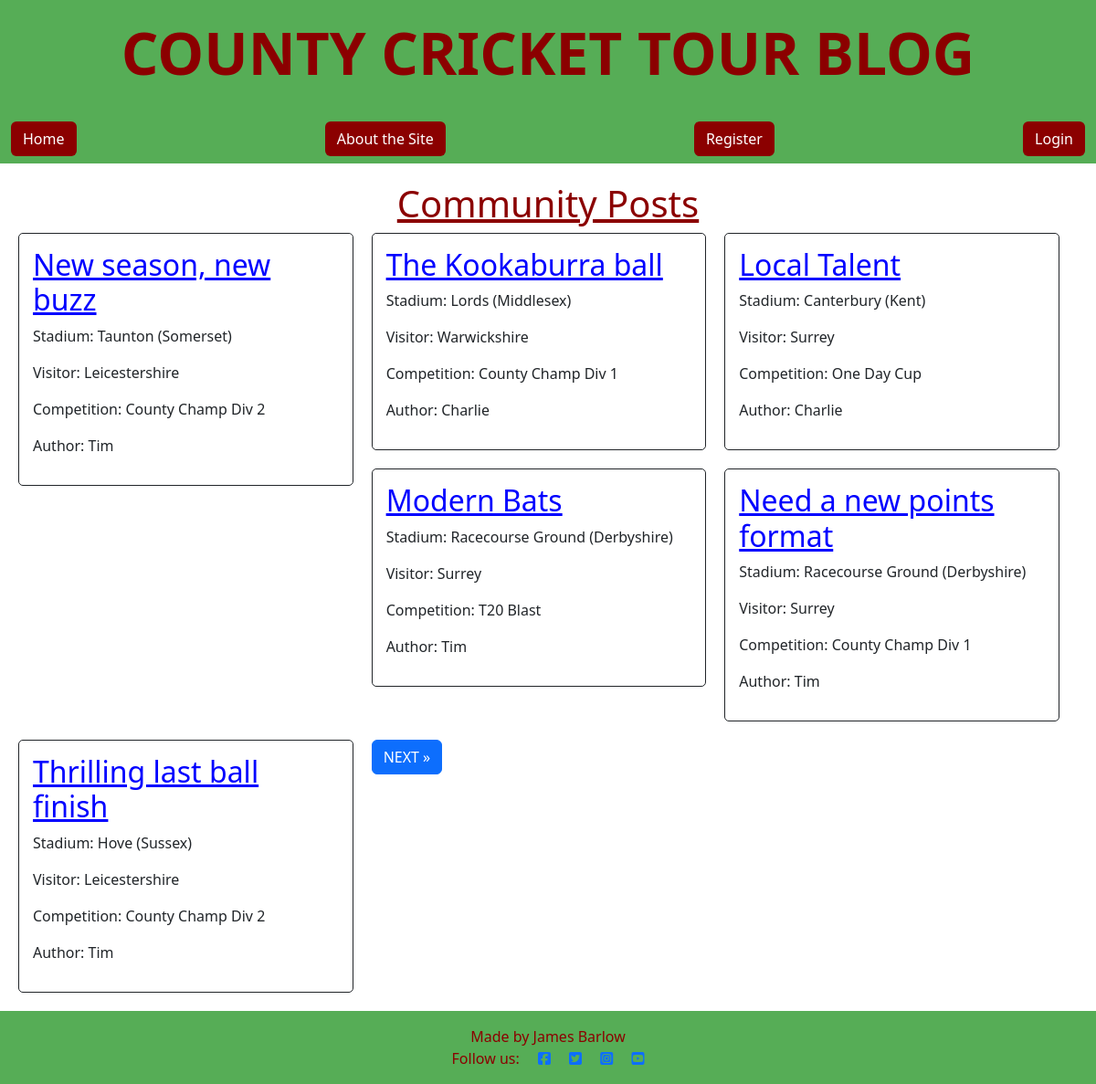
The page / on the database its author committed.
### blog/models.py (models this page shows, shortened)
class Post(models.Model):
    title = models.CharField(max_length=200, unique=True)
    slug = AutoSlugField(populate_from='title', unique=True)
    author = models.ForeignKey(
        User, on_delete=models.CASCADE, related_name="blog_posts"
    )
    stadium = models.CharField(
        max_length=50,
        choices=STADIUM_CHOICES,
        default='Lords'
    )
    visitor = models.CharField(
        max_length=50,
        choices=VISITORS_CHOICES,
        default='Surrey'
    )
    competition = models.CharField(
        max_length=20,
        choices=COMPETITION_CHOICES,
        default='County Champ Div 1'
    )
    content = models.TextField()
    created_on = models.DateTimeField(auto_now_add=True)

### blog/views.py (the view)
# urls.py: path('', views.PostList.as_view(), name='home'),
class PostList(generic.ListView):
    queryset = Post.objects.order_by('-created_on')
    template_name = "blog/index.html"
    paginate_by = 6

### blog/templates/blog/index.html (shortened to what this page needs)
{% extends "base.html" %}
{% block content %}
<div class="index">
    <h1 class="page-title">Community Posts</h1>
    {% for post in object_list %}
    <div class="card post">
        <h2>
            <a href="{% url 'post_detail' post.slug %}" class="post-title">{{post.title}}</a>
        </h2>
        <p>Stadium: {{post.stadium}}</p>
        <p>Visitor: {{post.visitor}}</p>
        <p>Competition: {{post.competition}}</p>
        <p>Author: {{post.author}}</p>
    </div>
    {% endfor %}
    {% if page_obj.has_next %}
    <a href="?page={{ page_obj.next_page_number }}" class="btn btn-primary n-p">NEXT &raquo;</a>
    {% endif %}
</div>
{% endblock %}

### static/css/style.css (style rules this page uses)
.page-title { color: #8B0000; text-align: center; text-decoration: underline; }
.post-title { color: blue; text-align: center; text-decoration: underline; }
.index { padding: 20px; }
.card { border: 1px solid; background-color: transparent; border-radius: 5px; padding: 15px; }
.post { width: calc(33.33% - 20px); margin-right: 20px; margin-bottom: 20px; float: left; box-sizing: border-box; }

### rows shown on the page
Post: title "New season, new buzz", stadium "Taunton (Somerset)", visitor "Leicestershire", competition "County Champ Div 2", author "Tim"
Post: title "The Kookaburra ball", stadium "Lords (Middlesex)", visitor "Warwickshire", competition "County Champ Div 1", author "Charlie"
Post: title "Local Talent", stadium "Canterbury (Kent)", visitor "Surrey", competition "One Day Cup", author "Charlie"
Post: title "Modern Bats", stadium "Racecourse Ground (Derbyshire)", visitor "Surrey", competition "T20 Blast", author "Tim"
Post: title "Need a new points format", stadium "Racecourse Ground (Derbyshire)", visitor "Surrey", competition "County Champ Div 1", author "Tim"
Post: title "Thrilling last ball finish", stadium "Hove (Sussex)", visitor "Leicestershire", competition "County Champ Div 2", author "Tim"
